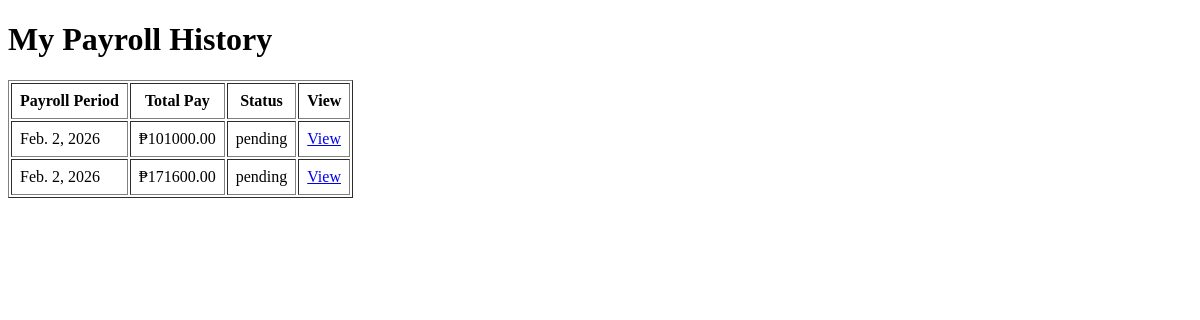
/payroll-history/ (signed in), run on an earlier commit of the app's database.
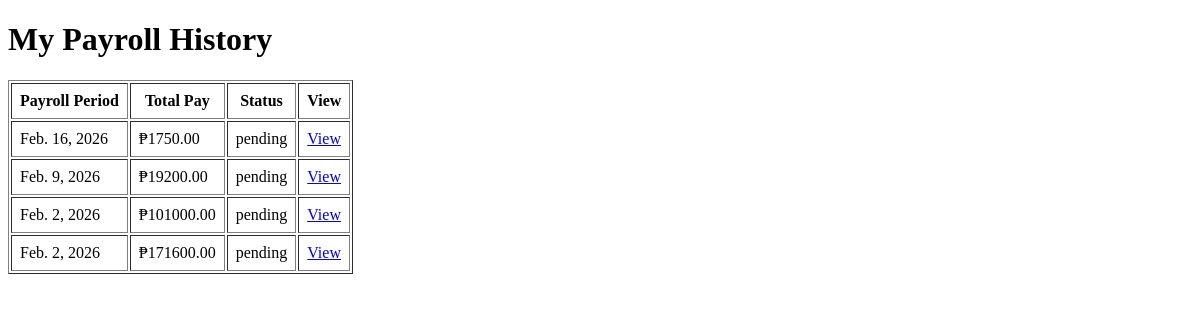
And on a later commit of the database.
### tasks/models.py (models this page shows, shortened)
class Payroll(models.Model):
    employee = models.ForeignKey(Employee ,on_delete=models.CASCADE)
    payroll_period = models.DateField(default=date.today)
    created_at = models.DateField(auto_now_add = True)
    updated_at = models.DateTimeField(auto_now= True)
    created_by = models.ForeignKey(User, on_delete=models.SET_NULL, null=True)
    status_choices = (
        ('pending', 'Pending'), #first element is the actual value passed to db, second element is what is readable to admin
        ('paid', 'Paid'),
    )
    status = models.CharField(max_length=10, choices=status_choices, default='pending' )
    hours_worked = models.DecimalField(
        max_digits=5,
        decimal_places=2,
        validators=[validate_half_hour]
        ) #validators validates the input if applicable to decimal .50
    overtime_hours = models.DecimalField(
        max_digits=5,
        decimal_places=2,
        default=0,
        validators=[validate_half_hour]
        )
    def total_pay(self):
        overtime_rate = self.employee.hourly_rate * Decimal ('1.25')
        total = (
            self.hours_worked * self.employee.hourly_rate +
            self.overtime_hours * overtime_rate
        )
        return total.quantize(Decimal('0.01'), rounding=ROUND_HALF_UP) #sets the precision as 2. decimal places.
    class Meta:
        unique_together = ('employee', 'payroll_period')
        ordering = ['-payroll_period']

class Employee(models.Model):
    user = models.OneToOneField(User, on_delete=models.CASCADE)
    employee_id = models.CharField(max_length=20, unique=True)
    position  =models.CharField(max_length=100)
    hourly_rate = models.DecimalField(max_digits=8, decimal_places=2)
    is_active = models.BooleanField(default = True)
    date_hired = models.DateTimeField(auto_now_add=True)

### tasks/views.py (the view)
# urls.py: path('payroll-history/', views.payroll_history, name='payroll_history'),
@login_required
def payroll_history(request):
    if request.user.is_superuser:
        payrolls = Payroll.objects.select_related('employee__user'). order_by('-payroll_period')
    else:
        payrolls = Payroll.objects.filter(
            employee__user=request.user
        ).order_by('payroll_period')
    context = {
        'payrolls' : payrolls
    }
    return render (request, 'dashboard/payroll_history.html', context)

### tasks/templates/dashboard/payroll_history.html (shortened to what this page needs)
{% load humanize %}
<!DOCTYPE html>
<html lang="en">
<head>
</head>
<body>
    <h1>My Payroll History</h1>
    <table border="1" cellpadding="8">
        <tr>
            <th>Payroll Period</th>
            <th>Total Pay</th>
            <th>Status</th>
            <th>View</th>
        </tr>
        {% for payroll in payrolls%}
        <tr>
            <td>{{payroll.payroll_period}}</td>
            <td>₱{{payroll.total_pay}}</td>
            <td>{{payroll.status}}</td>
            <td>
                <a href="{% url 'payroll_detail' payroll.id%}">View</a>
            </td>
        </tr>
        {% empty %}
        <tr>
            <td colspan="4">No Payroll records yet.</td>
        </tr>
        {% endfor %}
    </table>
</body>
</html>

What changed in the data, as far as the page shows it:
added Payroll: payroll_period "Feb. 16, 2026", total_pay "1750.00", status "pending"
added Payroll: payroll_period "Feb. 9, 2026", total_pay "19200.00", status "pending"
